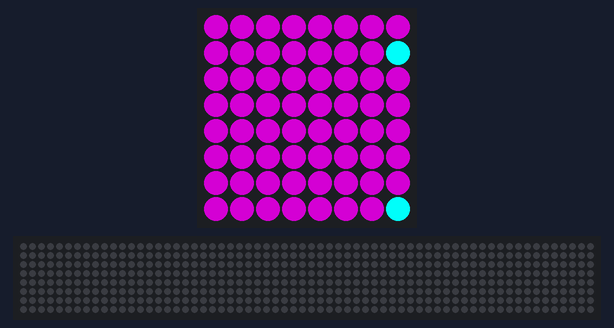
Bench run of a program on a simulated Raspberry Pi (BCM pin numbers) with a Sense HAT. On the bench: the Sense HAT's 8×8 RGB LED matrix, a strip that is not on the board, showing the scrolling text unrolled. Dim RGB values are drawn brighter than linear; system figures (address, load, memory, disk, uptime) are fixed made-up values; the 64×8 strip is a reading aid, not a part: it shows the text the matrix is scrolling, unrolled, one strip-width of it at a time. At 8.5 s the program stops and its outputs stay as they are.

Above: at 0.17 s.
At 1.17 s:
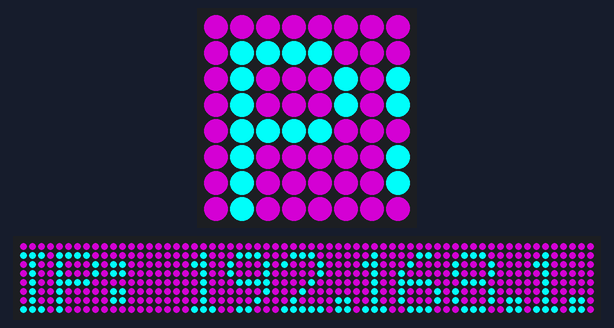
At 2.18 s:
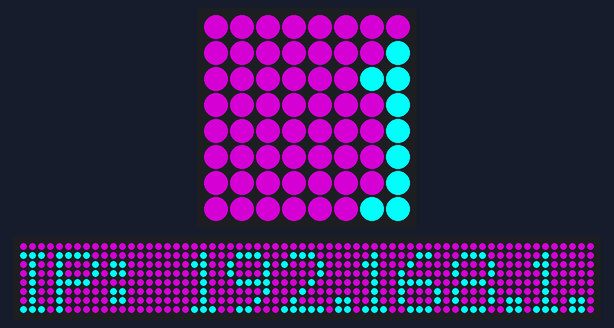
At 4.3 s:
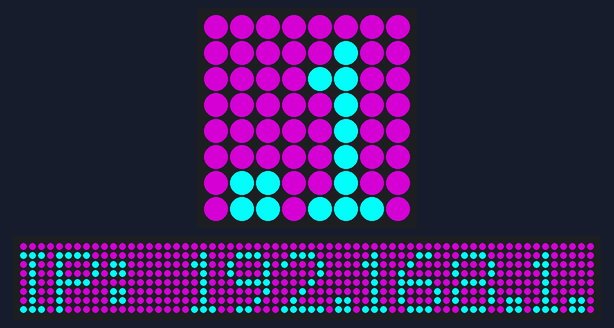
At 6.41 s:
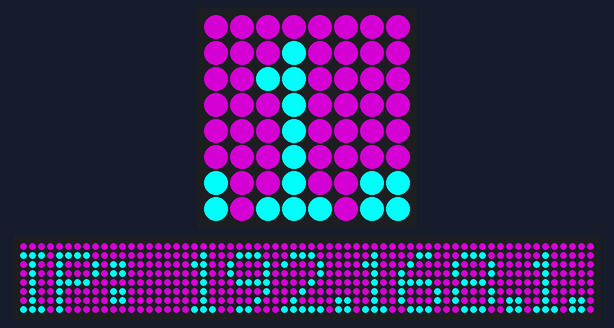
At 8.5 s:
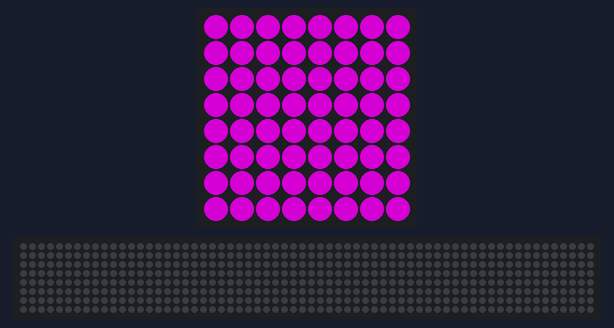

The program:

ip2.py
```python
#!/usr/bin/env python3
import netifaces
from sense_hat import SenseHat

# A funkció, amely lekérdezi az aktív hálózati interfész IP címét
def get_ip_address():
    try:
        # Az 'eth0' vagy 'wlan0' interfészt próbáljuk először, ha van
        ip_info = netifaces.ifaddresses('wlan0')[netifaces.AF_INET]
        ip_address = ip_info[0]['addr']
    except (ValueError, KeyError):
        try:
            ip_info = netifaces.ifaddresses('eth0')[netifaces.AF_INET]
            ip_address = ip_info[0]['addr']
        except (ValueError, KeyError):
            ip_address = "No IP found"

    return ip_address

# A program fő része
def main():
    sense = SenseHat()

    # IP cím lekérdezése
    ip_address = get_ip_address()

    # Színek a szöveghez
    TEXT_COLOR = (0, 255, 255)  # Zöld
    BACKGROUND_COLOR = (128, 0, 128)  # Fekete háttér

    # Kiírjuk az IP címet a Sense HAT kijelzőjére
    sense.show_message(f"IP: {ip_address}", text_colour=TEXT_COLOR, back_colour=BACKGROUND_COLOR, scroll_speed=0.1)

if __name__ == '__main__':
    main()
```
